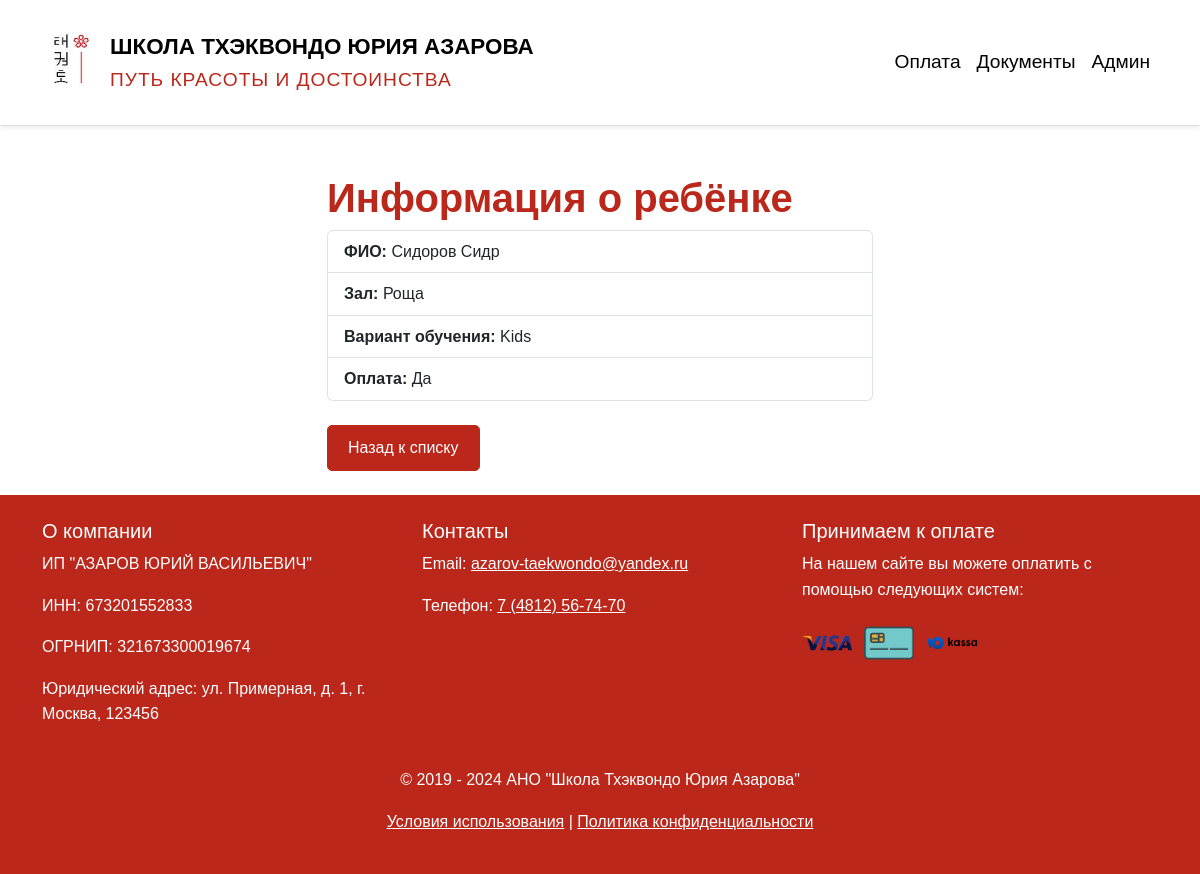
Page /child/1/ on the committed database.
### payments/models.py (models this page shows, shortened)
class Child(models.Model):
    full_name = models.CharField(max_length=255)
    hall = models.ForeignKey(Hall, on_delete=models.CASCADE)
    training_option = models.ForeignKey(TrainingOption, on_delete=models.CASCADE)
    is_paid = models.BooleanField(default=False)
    parents = models.ManyToManyField(Parent, blank=True)
    is_vip = models.BooleanField(default=False)
    source_of_info = models.ForeignKey(SourceOfInfo, on_delete=models.SET_NULL, null=True, blank=True)
    active = models.BooleanField(default=True)
    class Meta:
        verbose_name = 'Ученик'
        verbose_name_plural = 'Ученики'

class Hall(models.Model):
    name = models.CharField(max_length=100)
    trainer = models.ForeignKey(Trainer, on_delete=models.CASCADE)
    month_price = models.DecimalField(max_digits=10, decimal_places=2)
    additional_expenses = models.DecimalField(max_digits=10, decimal_places=2)
    class Meta:
        verbose_name = 'Зал'
        verbose_name_plural = 'Залы'

class TrainingOption(models.Model):
    name = models.CharField(max_length=100)
    price = models.DecimalField(max_digits=10, decimal_places=2)
    class Meta:
        verbose_name = 'Группа'
        verbose_name_plural = 'Группы'

### payments/views.py (the view)
# urls.py: path('child/<int:pk>/', views.child_detail_view, name='child_detail'),
def child_detail_view(request, pk):
    child = get_object_or_404(Child, pk=pk)
    return render(request, 'payments/child_detail.html', {'child': child})

### templates/payments/child_detail.html (shortened to what this page needs)
{% extends 'base.html' %}
{% block content %}
<div class="row justify-content-center">
    <div class="col-md-6">
        <h1 class="mt-4">Информация о ребёнке</h1>
        <ul class="list-group">
            <li class="list-group-item"><strong>ФИО:</strong> {{ child.full_name }}</li>
            <li class="list-group-item"><strong>Зал:</strong> {{ child.hall.name }}</li>
            <li class="list-group-item"><strong>Вариант обучения:</strong> {{ child.training_option.name }}</li>
            <li class="list-group-item"><strong>Оплата:</strong> {{ child.is_paid|yesno:"Да,Нет" }}</li>
        </ul>
        <a href="{% url 'info' %}" class="btn btn-primary mt-4">Назад к списку</a>
    </div>
</div>
{% endblock %}

### static/css/style.css (style rules this page uses)
body { font-family: Arial, sans-serif; line-height: 1.6; }
:root { --primary-color: rgba(187,39,26); --secondary-color: #ffffff; --text-color: #000000; }
body { font-family: 'Arial', sans-serif; background-color: var(--secondary-color); color: var(--text-color); }
h1, h2, h3 { font-weight: 700; color: var(--primary-color); }
.btn-primary { background-color: var(--primary-color); border-color: var(--primary-color); color: var(--secondary-color); }
:root { --primary-color: rgba(187, 39, 26); --secondary-color: #ffffff; --text-color: #000000; }
a { color: var(--primary-color); text-decoration: none; }
.btn-primary { background-color: var(--primary-color); border-color: var(--primary-color); color: var(--secondary-color); border-radius: 5px; padding: 10px 20px; transition: background-color 0.3s ease-in-out, color 0.3s ease-in-out; }

### rows in the picture
Child: full_name "Сидоров Сидр", hall.name "Роща", training_option.name "Kids", is_paid "Да"
